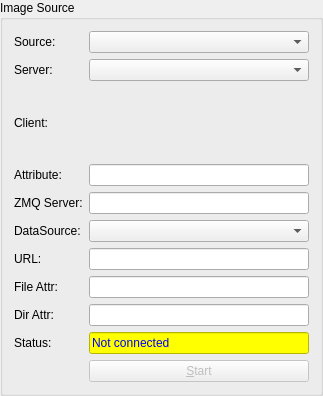
<?xml version="1.0" encoding="UTF-8"?>
<ui version="4.0">
 <class>SourceGroupBox</class>
 <widget class="QGroupBox" name="SourceGroupBox">
  <property name="geometry">
   <rect>
    <x>0</x>
    <y>0</y>
    <width>323</width>
    <height>396</height>
   </rect>
  </property>
  <property name="windowTitle">
   <string>GroupBox</string>
  </property>
  <property name="title">
   <string>Image Source</string>
  </property>
  <layout class="QGridLayout" name="gridLayout_2">
   <item row="0" column="0">
    <layout class="QGridLayout" name="gridLayout">
     <item row="1" column="0">
      <widget class="QLabel" name="serverLabel">
       <property name="toolTip">
        <string>detector tangohost name</string>
       </property>
       <property name="text">
        <string>Server:</string>
       </property>
       <property name="buddy">
        <cstring>serverComboBox</cstring>
       </property>
      </widget>
     </item>
     <item row="1" column="1">
      <widget class="QComboBox" name="serverComboBox">
       <property name="toolTip">
        <string>detector tangohost name</string>
       </property>
      </widget>
     </item>
     <item row="3" column="0">
      <widget class="QLabel" name="attrLabel">
       <property name="toolTip">
        <string>tango device name with its attribute, e.g. sys/tg_test/1/double_image_ro</string>
       </property>
       <property name="text">
        <string>Attribute:</string>
       </property>
       <property name="buddy">
        <cstring>attrLineEdit</cstring>
       </property>
      </widget>
     </item>
     <item row="7" column="1">
      <widget class="QLineEdit" name="fileLineEdit">
       <property name="toolTip">
        <string>tango device attribute with its filename, e.g. p00/pilatus/1/LastImageTake</string>
       </property>
      </widget>
     </item>
     <item row="8" column="1">
      <widget class="QLineEdit" name="dirLineEdit">
       <property name="toolTip">
        <string>tango device attribute with its directory (optional), e.g. p00/pilatus/1/LastImagePath</string>
       </property>
      </widget>
     </item>
     <item row="4" column="0">
      <widget class="QLabel" name="pickleLabel">
       <property name="toolTip">
        <string>zmq server, port and topic, hwm (optional): server:port[/topic][/hwm]
e.g. haso228:9999/10001 or :5553</string>
       </property>
       <property name="text">
        <string>ZMQ Server:</string>
       </property>
       <property name="buddy">
        <cstring>pickleLineEdit</cstring>
       </property>
      </widget>
     </item>
     <item row="9" column="1">
      <widget class="QLineEdit" name="cStatusLineEdit">
       <property name="styleSheet">
        <string notr="true">color: blue; background-color: yellow;</string>
       </property>
       <property name="text">
        <string>Not connected</string>
       </property>
       <property name="readOnly">
        <bool>true</bool>
       </property>
      </widget>
     </item>
     <item row="10" column="1">
      <widget class="QPushButton" name="pushButton">
       <property name="enabled">
        <bool>false</bool>
       </property>
       <property name="toolTip">
        <string>start/stop reading images</string>
       </property>
       <property name="text">
        <string>&amp;Start</string>
       </property>
      </widget>
     </item>
     <item row="5" column="1">
      <widget class="QComboBox" name="pickleTopicComboBox">
       <property name="toolTip">
        <string>ZMQ stream topic</string>
       </property>
      </widget>
     </item>
     <item row="6" column="1">
      <widget class="QLineEdit" name="httpLineEdit">
       <property name="toolTip">
        <string>monitor url address or hostname/api_version, e.g. http://haso228eiger/monitor/api/1.5.0/images/monitor or haso228eiger/1.5.0</string>
       </property>
      </widget>
     </item>
     <item row="2" column="1">
      <widget class="QLabel" name="currenthostLabel">
       <property name="toolTip">
        <string>current host name and the hidra port</string>
       </property>
       <property name="text">
        <string/>
       </property>
      </widget>
     </item>
     <item row="3" column="1">
      <widget class="QLineEdit" name="attrLineEdit">
       <property name="toolTip">
        <string>tango device name with its attribute, e.g. sys/tg_test/1/double_image_ro</string>
       </property>
      </widget>
     </item>
     <item row="2" column="0">
      <widget class="QLabel" name="hostLabel">
       <property name="toolTip">
        <string>current host name and the hidra port</string>
       </property>
       <property name="text">
        <string>Client:</string>
       </property>
      </widget>
     </item>
     <item row="0" column="0">
      <widget class="QLabel" name="sourceTypeLabel">
       <property name="toolTip">
        <string>image source type, e.g. Hidra, Tango, ZMQ Stream HTTP response, Test</string>
       </property>
       <property name="text">
        <string>Source:</string>
       </property>
       <property name="buddy">
        <cstring>sourceTypeComboBox</cstring>
       </property>
      </widget>
     </item>
     <item row="8" column="0">
      <widget class="QLabel" name="fileLabel">
       <property name="toolTip">
        <string>tango device attribute with its directory (optional), e.g. p00/pilatus/1/LastImagePath</string>
       </property>
       <property name="text">
        <string>Dir Attr:</string>
       </property>
       <property name="buddy">
        <cstring>dirLineEdit</cstring>
       </property>
      </widget>
     </item>
     <item row="7" column="0">
      <widget class="QLabel" name="dirLabel">
       <property name="toolTip">
        <string>tango device attribute with its filename, e.g. p00/pilatus/1/LastImageTake</string>
       </property>
       <property name="text">
        <string>File Attr:</string>
       </property>
       <property name="buddy">
        <cstring>fileLineEdit</cstring>
       </property>
      </widget>
     </item>
     <item row="9" column="0">
      <widget class="QLabel" name="cStatusLabel">
       <property name="toolTip">
        <string>connection status and via which port the zmq security stream is being emitted</string>
       </property>
       <property name="text">
        <string>Status:</string>
       </property>
       <property name="buddy">
        <cstring>cStatusLineEdit</cstring>
       </property>
      </widget>
     </item>
     <item row="5" column="0">
      <widget class="QLabel" name="pickleTopicLabel">
       <property name="toolTip">
        <string>ZMQ stream topic</string>
       </property>
       <property name="text">
        <string>DataSource:</string>
       </property>
       <property name="buddy">
        <cstring>pickleTopicComboBox</cstring>
       </property>
      </widget>
     </item>
     <item row="4" column="1">
      <widget class="QLineEdit" name="pickleLineEdit">
       <property name="toolTip">
        <string>zmq server, port and topic, hwm (optional): server:port[/topic][/hwm]
e.g. haso228:9999/10001 or :5553</string>
       </property>
      </widget>
     </item>
     <item row="6" column="0">
      <widget class="QLabel" name="httpLabel">
       <property name="toolTip">
        <string>monitor url address or hostname/api_version, e.g. http://haso228eiger/monitor/api/1.5.0/images/monitor or haso228eiger/1.5.0</string>
       </property>
       <property name="text">
        <string>URL:</string>
       </property>
       <property name="buddy">
        <cstring>httpLineEdit</cstring>
       </property>
      </widget>
     </item>
     <item row="0" column="1">
      <widget class="QComboBox" name="sourceTypeComboBox">
       <property name="toolTip">
        <string>image source type, e.g. Hidra, Tango, ZMQ Stream HTTP response, Test</string>
       </property>
       <property name="styleSheet">
        <string notr="true">font: bold;</string>
       </property>
      </widget>
     </item>
    </layout>
   </item>
  </layout>
 </widget>
 <resources/>
 <connections/>
</ui>
